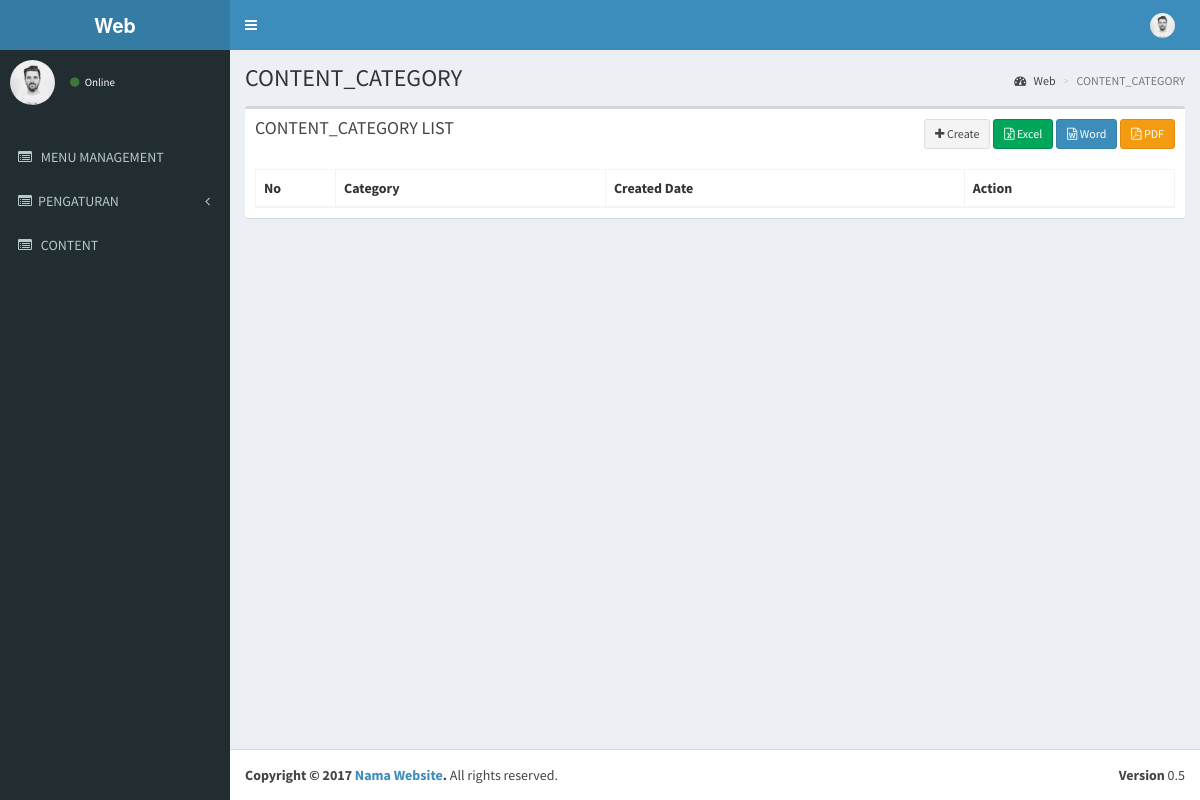
The page /index.php/content_category on the database its author committed.
### tables this page shows
CREATE TABLE IF NOT EXISTS `menu` (
  `id` int(11) NOT NULL AUTO_INCREMENT,
  `name` varchar(50) NOT NULL,
  `link` varchar(50) NOT NULL,
  `icon` varchar(30) NOT NULL,
  `is_active` int(1) NOT NULL,
  `is_parent` int(1) NOT NULL,
  PRIMARY KEY (`id`)
);

### application/libraries/Template.php (called while the page is built, shortened)
<?php if ( ! defined('BASEPATH')) exit('No direct script access allowed');
class Template {
		var $template_data = array();
		function set($name, $value)
		{
			$this->template_data[$name] = $value;
		}
		function load($template = '', $view = '' , $view_data = array(), $return = FALSE)
		{
			$this->CI =& get_instance();
			return $this->CI->load->view($template, $this->template_data, $return);
		}
}

### application/controllers/Content_category.php (called while the page is built, shortened)
<?php
class Content_category extends CI_Controller
{
    public function index()
    {
        $content_category = $this->Content_category_model->get_all();
        $data = array(
            'content_category_data' => $content_category,
			'judul' => 'CONTENT_CATEGORY',
			'subjudul' =>'',
        );
        $this->template->load('template','content_category_list', $data);
    }
}

### index.php (called while the page is built, shortened)
<?php
require_once BASEPATH.'core/CodeIgniter.php';

### application/views/template.php (the view, shortened to what this page needs)
<!DOCTYPE html>
<html>
    <head>
        <link rel="stylesheet" href="<?php echo base_url() ?>template/bootstrap/css/bootstrap.min.css">
        <link rel="stylesheet" href="<?php echo base_url() ?>template/font-awesome-4.4.0/css/font-awesome.min.css">
        <link rel="stylesheet" href="<?php echo base_url() ?>template/ionicons-2.0.1/css/ionicons.min.css">
        <link rel="stylesheet" href="<?php echo base_url() ?>template/plugins/datatables/dataTables.bootstrap.css">
        <link rel="stylesheet" href="<?php echo base_url() ?>template/dist/css/AdminLTE.min.css">
        <link rel="stylesheet" href="<?php echo base_url() ?>template/dist/css/skins/_all-skins.min.css">
    </head>
    <body class="hold-transition skin-blue sidebar-mini">
        <div class="wrapper">
            <header class="main-header">
                <a href="<?= base_url() ?>" class="logo">
                    <span class="logo-lg"><b>Web</b></span>
                </a>
                <nav class="navbar navbar-static-top" role="navigation">
                    <a href="#" class="sidebar-toggle" data-toggle="offcanvas" role="button">
                    </a>
                    <div class="navbar-custom-menu">
                        <ul class="nav navbar-nav">
                            <li class="dropdown user user-menu">
                                <a href="#" class="dropdown-toggle" data-toggle="dropdown">
                                    <img src="<?php echo base_url() ?>template/dist/img/user1-128x128.jpg" class="user-image" alt="User Image">
                                    <span class="hidden-xs"><?php print_r($this->session->userdata['username']) ?></span>
                                </a>
                                            <?php print_r($this->session->userdata['username']) ?>
                                            <small><?php print_r($this->session->userdata['email']) ?></small>
                            </li>
                        </ul>
                    </div>
                </nav>
            </header>
            <aside class="main-sidebar">
                <section class="sidebar">
                    <div class="user-panel">
                        <div class="pull-left image">
                            <img src="<?php echo base_url() ?>template/dist/img/user1-128x128.jpg" class="img-circle" alt="User Image">
                        </div>
                        <div class="pull-left info">
                            <p><?php print_r($this->session->userdata['username']) ?></p>
                            <a href="#"><i class="fa fa-circle text-success"></i> Online</a>
                        </div>
                    </div>
                    <br />
                    <ul class="sidebar-menu">
                        <?php
                        $menu = $this->db->get_where('menu', array('is_parent' => 0, 'is_active' => 1));
                        foreach ($menu->result() as $m) {
                            $submenu = $this->db->get_where('menu', array('is_parent' => $m->id, 'is_active' => 1));
                            if ($submenu->num_rows() > 0) {
                                echo "<li class='treeview'>
                                    " . anchor('#', "<i class='$m->icon'></i>" . strtoupper($m->name) . ' <i class="fa fa-angle-left pull-right"></i>') . "
                                        <ul class='treeview-menu'>";
                                echo"</ul>
                                    </li>";
                            } else {
                                echo "<li>" . anchor($m->link, "<i class='$m->icon'></i> <span>" . strtoupper($m->name)) . "</span></li>";
                            }
                        }
                        ?>
                    </ul>
                </section>
            </aside>
            <div class="content-wrapper">
                <section class="content-header">
                    <h1>
                        <?= $judul ?>
                    </h1>
                    <ol class="breadcrumb">
                        <li><a href="#"><i class="fa fa-dashboard"></i> Web</a></li>
                        <li class="active"><?= $judul ?></li>
                    </ol>
                </section>
                <?php
                echo $contents;
                ?>
            </div>
            <footer class="main-footer">
                <div class="pull-right hidden-xs">
                    <b>Version</b> 0.5
                </div>
                <strong>Copyright &copy; 2017 <a href="#">Nama Website</a>.</strong> All rights reserved.
            </footer>
        </div>
    </body>
</html>

### rows shown on the page
menu: link+icon+name "MENU MANAGEMENT"
menu: icon+name "PENGATURAN"
menu: link+icon+name "CONTENT"

### other values the page prints
$judul "CONTENT_CATEGORY"
